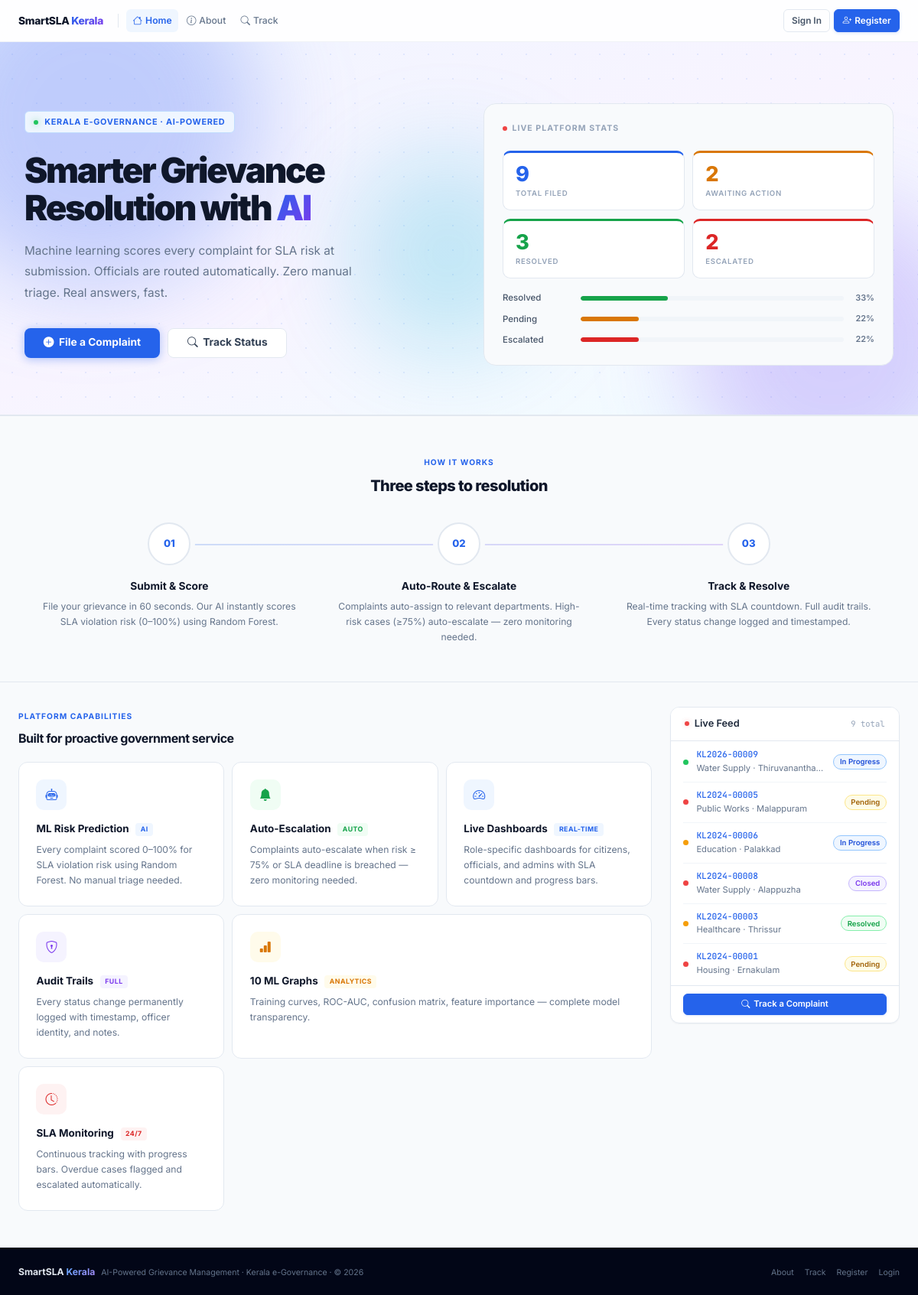
The page / on the database its author committed.
### tables this page shows
CREATE TABLE complaints (
        id INTEGER PRIMARY KEY AUTOINCREMENT,
        complaint_id TEXT UNIQUE,
        user_id INTEGER,
        assigned_to INTEGER,
        category TEXT, department TEXT, priority TEXT,
        district TEXT, description TEXT,
        status TEXT DEFAULT 'Pending',
        sla_threshold INTEGER,
        predicted_days REAL,
        sla_risk_score REAL,
        sla_risk_label TEXT,
        submitted_at TEXT DEFAULT (datetime('now')),
        resolved_at TEXT,
        escalated INTEGER DEFAULT 0,
        escalated_at TEXT,
        resubmission INTEGER DEFAULT 0
    );

### app.py (the view)
@app.route('/')
def index():
    stats = {
        'total':   query_db('SELECT COUNT(*) FROM complaints',one=True)[0],
        'pending': query_db("SELECT COUNT(*) FROM complaints WHERE status='Pending'",one=True)[0],
        'resolved':query_db("SELECT COUNT(*) FROM complaints WHERE status IN ('Resolved','Closed')",one=True)[0],
        'escalated':query_db('SELECT COUNT(*) FROM complaints WHERE escalated=1',one=True)[0],
    }
    recent = wrap(query_db('SELECT * FROM complaints ORDER BY submitted_at DESC LIMIT 6'))
    return render_template('index.html', stats=stats, recent=recent)

### app.py (called while the page is built)
def get_db():
    db = getattr(g, '_database', None)
    if db is None:
        db = g._database = sqlite3.connect(DATABASE)
        db.row_factory = sqlite3.Row
    return db

def query_db(query, args=(), one=False):
    cur = get_db().execute(query, args)
    rv = cur.fetchall()
    return (rv[0] if rv else None) if one else rv

def _parse_dt(s):
    if not s: return None
    for fmt in ('%Y-%m-%d %H:%M:%S','%Y-%m-%dT%H:%M:%S','%Y-%m-%d %H:%M:%S.%f'):
        try: return datetime.strptime(s, fmt)
        except: pass
    return None

### templates/index.html (shortened to what this page needs)
{% extends 'base.html' %}{% block title %}SmartSLA Kerala — AI Grievance Management{% endblock %}
{% block content %}
<section class="hero">
  <div class="hero-grid-lines"></div>
  <div class="hero-orb hero-orb-1"></div>
  <div class="hero-orb hero-orb-3"></div>
  <div class="hero-wrap">
    <div class="hero-left a1">
      <div class="hero-kicker">
        <span class="hero-kicker-dot"></span>
        Kerala e-Governance · AI-Powered
      </div>
      <h1>Smarter Grievance<br>Resolution with <em>AI</em></h1>
      <p>Machine learning scores every complaint for SLA risk at submission. Officials are routed automatically. Zero manual triage. Real answers, fast.</p>
      <div class="hero-btns">
        <a href="{{ url_for('submit_complaint') if session.user_id else url_for('register') }}" class="hbtn hbtn-pri">
          <i class="bi bi-plus-circle-fill"></i> File a Complaint
        </a>
        <a href="{{ url_for('track') }}" class="hbtn hbtn-out">
          <i class="bi bi-search"></i> Track Status
        </a>
      </div>
    </div>
    <div class="hero-right a2">
      <div class="stats-panel">
        <div class="stats-panel-title">
          <span class="live-dot"></span> Live Platform Stats
        </div>
        <div class="stats-4">
          {% for val,lbl,color,topclr in [
            (stats.total,    'Total Filed',     'var(--pri)', '#2563eb'),
            (stats.pending,  'Awaiting Action', 'var(--warn)','#d97706'),
            (stats.resolved, 'Resolved',        'var(--ok)',  '#16a34a'),
            (stats.escalated,'Escalated',       'var(--err)', '#dc2626')
          ] %}
          <div class="stat-tile" style="border-top-color:{{topclr}}">
            <div class="stat-tile-val" style="color:{{color}}">
              <span data-cu="{{ val }}">{{ val }}</span>
            </div>
            <div class="stat-tile-lbl">{{ lbl }}</div>
          </div>
          {% endfor %}
        </div>
        {% set total = stats.total if stats.total > 0 else 1 %}
        <div class="stat-bar-row">
          {% for lbl, val, color in [
            ('Resolved',   stats.resolved,  '#16a34a'),
            ('Pending',    stats.pending,   '#d97706'),
            ('Escalated',  stats.escalated, '#dc2626')
          ] %}
          <div class="stat-bar-item">
            <span class="stat-bar-label">{{ lbl }}</span>
            <div class="stat-bar-track">
              <div class="stat-bar-fill" style="width:{{ [((val / total) * 100)|round, 100]|min }}%;background:{{color}}"></div>
            </div>
            <span class="stat-bar-pct">{{ [((val / total) * 100)|round, 100]|min|int }}%</span>
          </div>
          {% endfor %}
        </div>
      </div>
    </div>
  </div>
</section>
<div class="section-band">
  <div class="section-band-inner">
    <div class="section-eyebrow">
      <div class="tag">How It Works</div>
      <h2>Three steps to resolution</h2>
    </div>
    <div class="steps a3">
      {% for num,title,desc in [
        ('01','Submit & Score',        'File your grievance in 60 seconds. Our AI instantly scores SLA violation risk (0–100%) using Random Forest.'),
        ('02','Auto-Route & Escalate', 'Complaints auto-assign to relevant departments. High-risk cases (≥75%) auto-escalate — zero monitoring needed.'),
        ('03','Track & Resolve',       'Real-time tracking with SLA countdown. Full audit trails. Every status change logged and timestamped.')
      ] %}
      <div class="step">
        <div class="step-num">{{ num }}</div>
        <h4>{{ title }}</h4>
        <p>{{ desc }}</p>
      </div>
      {% endfor %}
    </div>
  </div>
</div>
<div class="page-wrap" style="padding-top:2rem;padding-bottom:3rem">
  <div class="content-layout a4">
    <div>
      <div style="margin-bottom:1.1rem">
        <div class="section-eyebrow" style="text-align:left;margin-bottom:0">
          <div class="tag">Platform Capabilities</div>
          <h2 style="font-size:1rem;font-weight:700;margin-top:.15rem">Built for proactive government service</h2>
        </div>
      </div>
      <div class="feat-grid">
        {% for icon,bg,color,afterclr,title,chip,desc,wide in cells %}
        <div class="feat-card{%if wide%} wide{%endif%}" style="--ac:{{afterclr}}">
          <div class="feat-ic" style="background:{{bg}};color:{{color}}"><i class="bi {{icon}}"></i></div>
          <h3>{{ title }}</h3>
          <span class="feat-tag" style="background:{{bg}};color:{{color}}">{{ chip }}</span>
          <p>{{ desc }}</p>
        </div>
        {% endfor %}
      </div>
    </div>
    <div class="a5">
      <div class="card">
        <div class="card-hd">
          <span class="card-ht">
            <span style="width:6px;height:6px;border-radius:50%;background:#ef4444;display:inline-block;animation:blink 1.4s infinite;box-shadow:0 0 6px rgba(239,68,68,.3)"></span>
            Live Feed
          </span>
          <span style="font-size:.66rem;color:var(--g400);font-family:var(--mono)">{{ stats.total }} total</span>
        </div>
        <div style="padding:.1rem 1rem">
          {% if recent %}{% for c in recent %}
          <div class="feed-row">
            <span class="feed-dot" style="background:{%if c.sla_risk_label=='Critical'%}#ef4444{%elif c.sla_risk_label=='High'%}#f97316{%elif c.sla_risk_label=='Medium'%}#f59e0b{%else%}#22c55e{%endif%}"></span>
            <div style="flex:1;min-width:0">
              <div style="font-family:var(--mono);font-size:.7rem;color:var(--pri);font-weight:500">
                <a href="{{ url_for('complaint_detail', complaint_id=c.complaint_id) }}" style="color:inherit;text-decoration:none" onmouseover="this.style.textDecoration='underline'" onmouseout="this.style.textDecoration='none'">{{ c.complaint_id }}</a>
              </div>
              <div style="font-size:.7rem;color:var(--g500);white-space:nowrap;overflow:hidden;text-overflow:ellipsis">{{ c.category }} · {{ c.district }}</div>
            </div>
            <span class="badge status-{{ c.status.replace(' ','') }}" style="font-size:.6rem">{{ c.status }}</span>
          </div>
          {% endfor %}{% else %}
          <div style="text-align:center;padding:1.5rem 0;color:var(--g400);font-size:.78rem">No complaints yet</div>
          {% endif %}
        </div>
        <div style="padding:.65rem 1rem;border-top:1px solid var(--bdr)">
          <a href="{{ url_for('track') }}" class="btn btn-primary btn-full btn-sm"><i class="bi bi-search"></i>Track a Complaint</a>
        </div>
    </div>
  </div>
</div>
{% endblock %}

### rows shown on the page
complaints: id "3", status "RESOLVED", complaint_id "KL2024-00003", category "Healthcare", district "Thrissur", status "Resolved"
complaints: complaint_id "KL2026-00009", category "Water Supply", district "Thiruvanantha…", status "In Progress"
complaints: complaint_id "KL2024-00005", category "Public Works", district "Malappuram", status "Pending"
complaints: complaint_id "KL2024-00006", category "Education", district "Palakkad", status "In Progress"
complaints: complaint_id "KL2024-00008", category "Water Supply", district "Alappuzha", status "Closed"
complaints: complaint_id "KL2024-00001", category "Housing", district "Ernakulam", status "Pending"

### other values the page prints
{{ val }} "9" "2" "2"
{{ lbl }} "TOTAL FILED" "AWAITING ACTION" "ESCALATED"
{{ lbl }} "Resolved" "Pending" "Escalated"
{{ [((val / total) * 100)|round, 100]|min|int }} "33" "22" "22"
{{ num }} "01" "02" "03"
{{ title }} "Submit & Score" "Auto-Route & Escalate" "Track & Resolve"
{{ desc }} "File your grievance in 60 seconds. Our AI instantly scores SLA violation risk (0–100%) using Random Forest." "Complaints auto-assign to relevant departments. High-risk cases (≥75%) auto-escalate — zero monitoring needed." "Real-time tracking with SLA countdown. Full audit trails. Every status change logged and timestamped."
{{ title }} "ML Risk Prediction" "Auto-Escalation" "Live Dashboards" "Audit Trails" "10 ML Graphs" "SLA Monitoring"
{{ chip }} "AI" "AUTO" "REAL-TIME" "FULL" "ANALYTICS" "24/7"
{{ desc }} "Every complaint scored 0–100% for SLA violation risk using Random Forest. No manual triage needed." "Complaints auto-escalate when risk ≥ 75% or SLA deadline is breached — zero monitoring needed." "Role-specific dashboards for citizens, officials, and admins with SLA countdown and progress bars." "Every status change permanently logged with timestamp, officer identity, and notes." "Training curves, ROC-AUC, confusion matrix, feature importance — complete model transparency." "Continuous tracking with progress bars. Overdue cases flagged and escalated automatically."
{{ stats.total }} "9"
